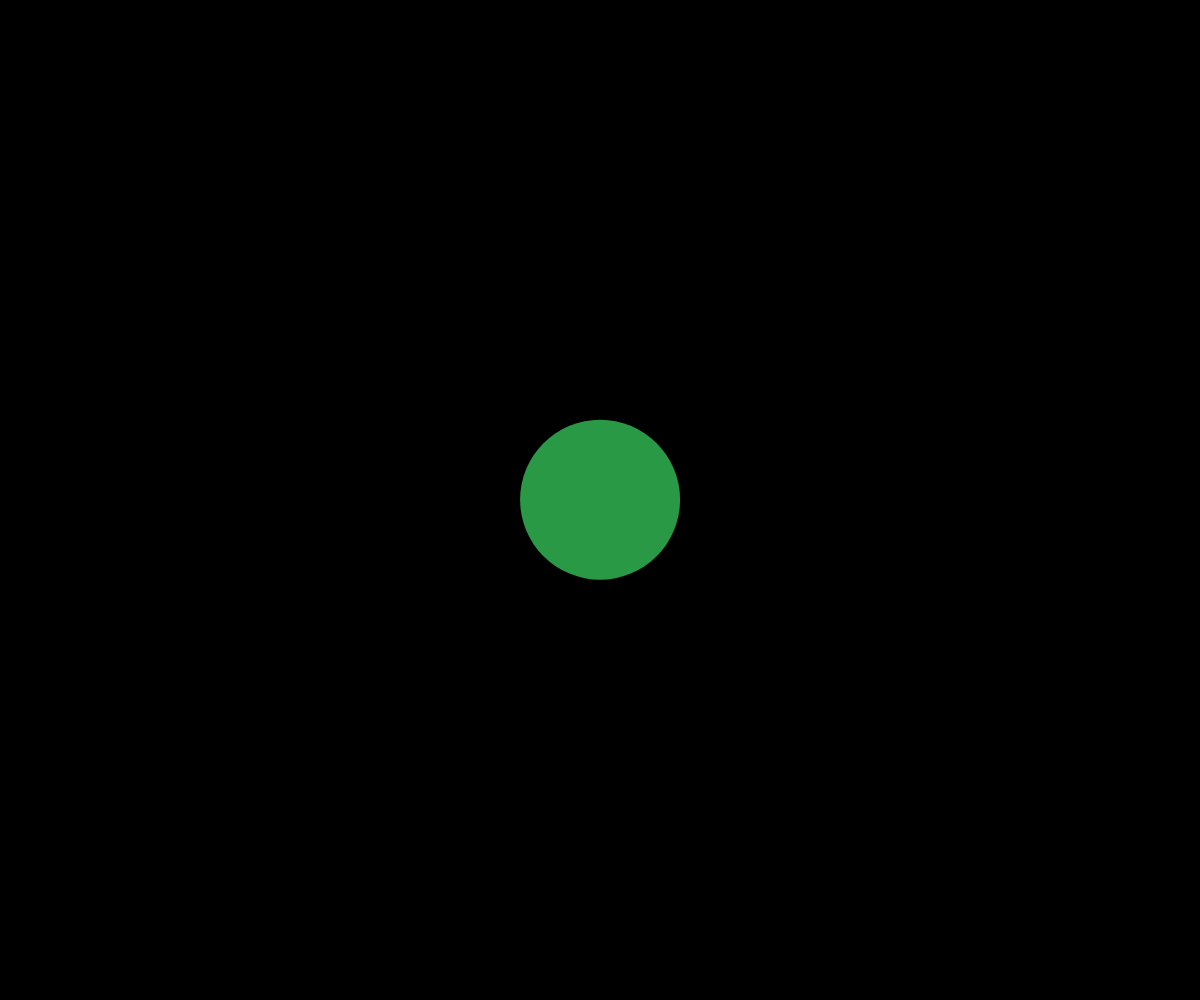
Frame 1 (no input)
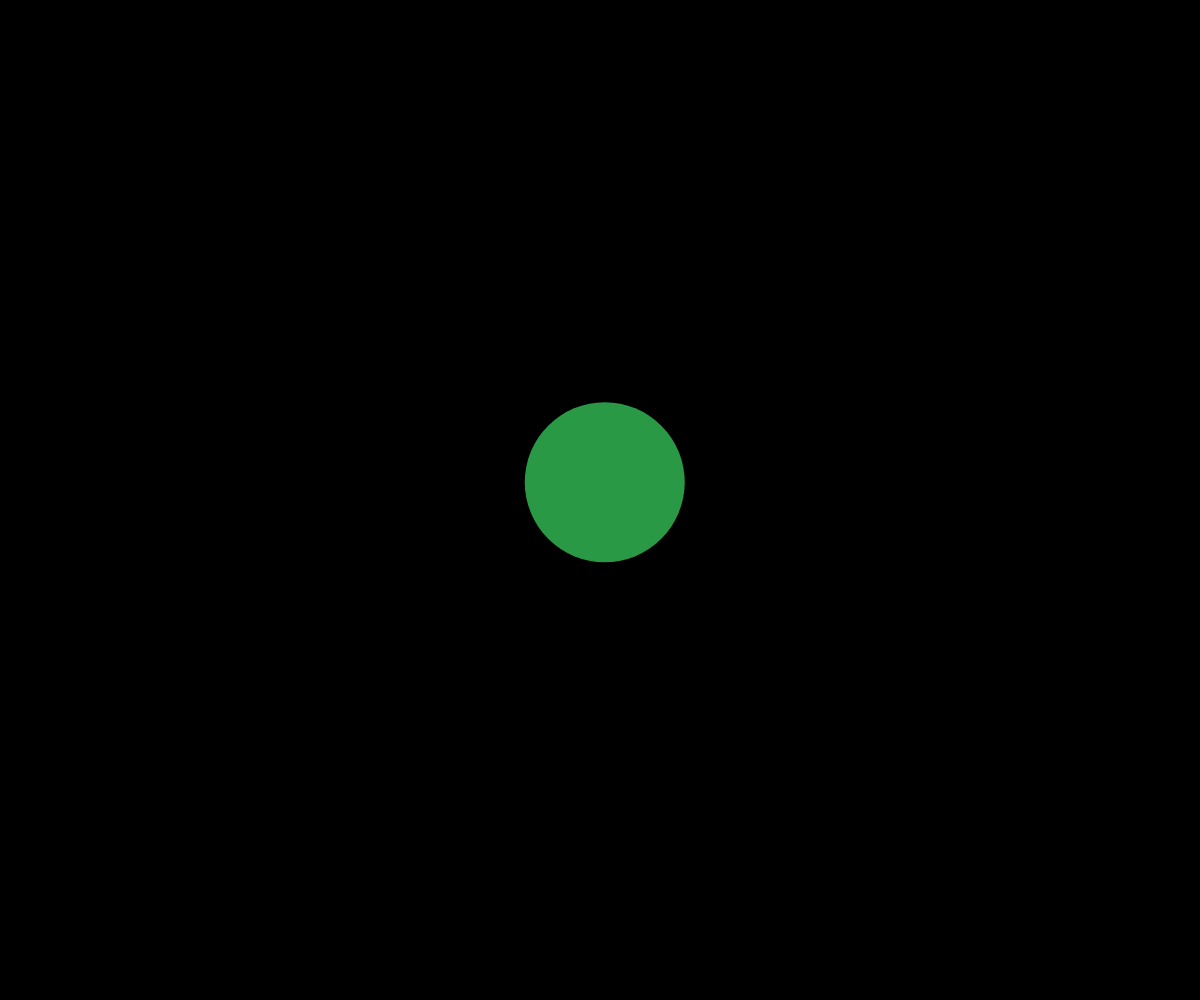
Frame 60 (no input)
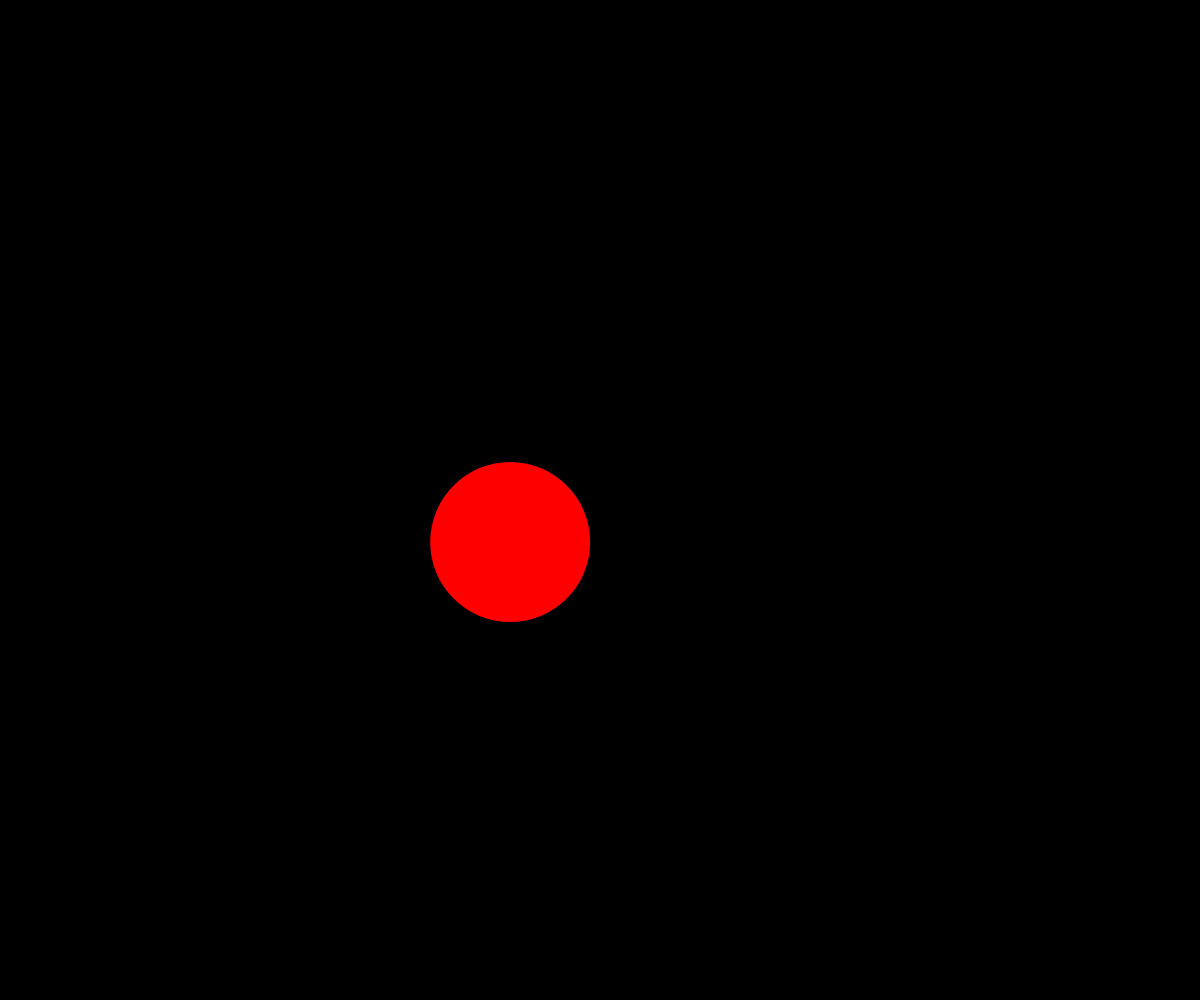
Frame 120 (the mouse pressed at the canvas centre since frame 60)

The p5.js sketch that drew these frames (run headless with seeded random() and noise() and a simulated clock; from frame 60 on, the mouse is pressed at the canvas centre):

// p5.js sketch
// ── sketch.js
// Ball OOP Demo

// let myBall;
let ballArray = [];

function setup() {
  createCanvas(windowWidth, windowHeight);
  let myBall = new Ball(width/2, height/2);
  ballArray.push(myBall);
}

function draw() {
  background("black");

  for (let i = 0; i < ballArray.length; i ++) {
    for (let j = 0; j < ballArray.length; j++) {
      if (i !== j ){ //check if hitting self
        ballArray[i].checkCollisonWith(ballArray[j]);      
      }
    }

    ballArray[i].move();
    ballArray[i].display();
  }
}

function mousePressed() {
  let myBall = new Ball(mouseX, mouseY);
  ballArray.push(myBall);
}

class Ball {
  constructor(x, y) {
    this.x = x;
    this.y = y;
    this.radius = random(30, 100);
    this.theColor = color(random(255), random(255), random(255), random(255));
    this.dx = random(-2, 5);
    this.dy = random(-2, 5);
  }

  display() {
    noStroke();
    fill(this.theColor);
    circle(this.x, this.y, this.radius*2);
  }

  move() {
    this.x += this.dx;
    this.y += this.dy;


    //check for edge bounce
    if (this.x - this.radius < 0 || this.x + this.radius > width) {
      this.dx *= -1;  
    }
    if (this.y - this.radius < 0 || this.y + this.radius > height) {
      this.dy *= -1;  
    }
  }

  checkCollisonWith(otherBall) {
    let distanceBetween = dist(this.x, this.y, otherBall.x, otherBall.y);
    let radiSum = this.radius + otherBall.radius;
    if (distanceBetween < radiSum) {
      //we hit!
      this.theColor = "red";
      otherBall.theColor = "red";

      //crappy collision resolution
      let tempDx = this.dx;
      let tempDy = this.dy;

      this.dx = otherBall.dx;
      this.dy = otherBall.dy;

      otherBall.dx = tempDx;
      otherBall.dy = tempDy;
    }
  }
}
